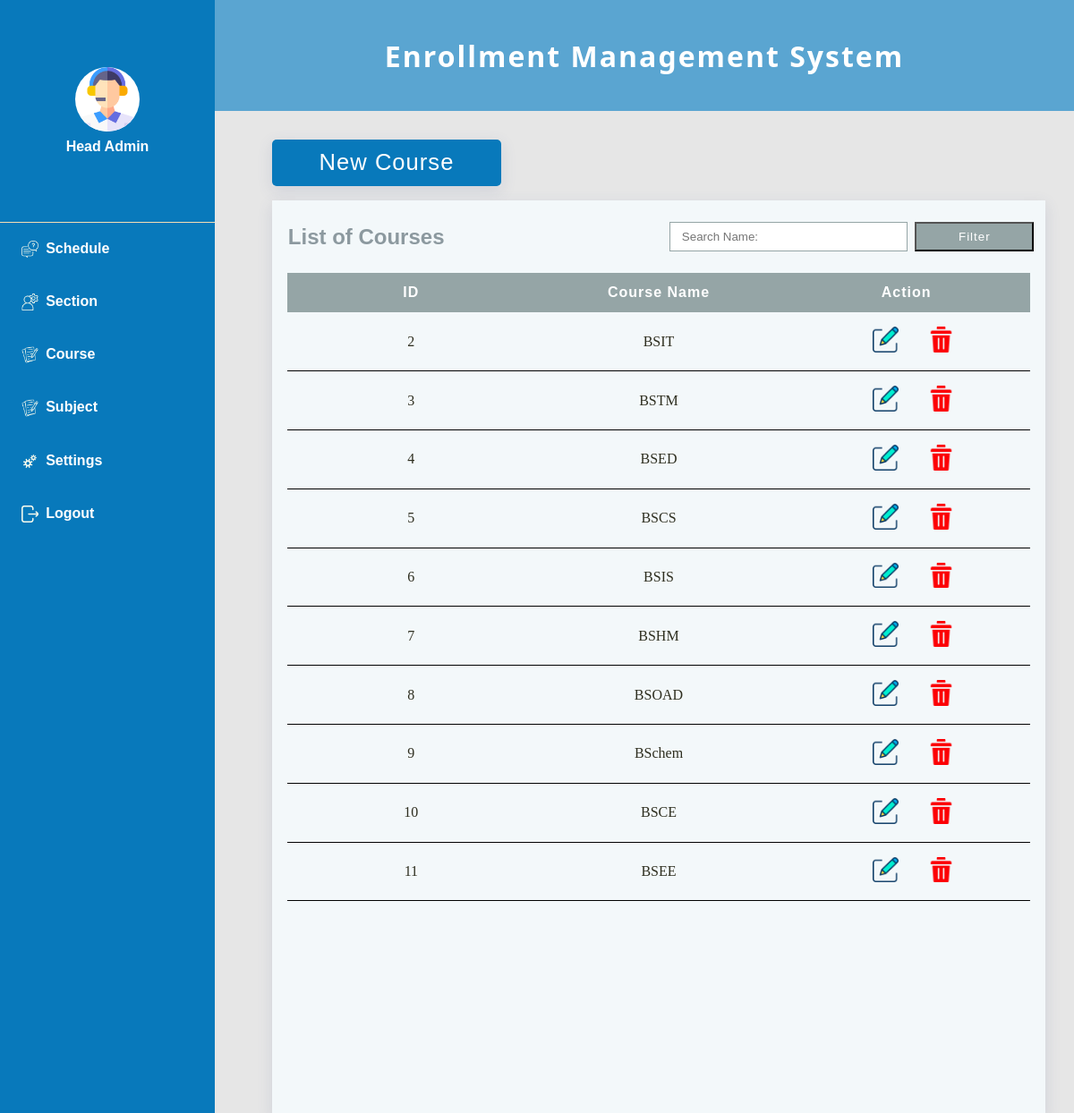
Page /Head_admin/Course/course.php (signed in) on the committed database.
### tables this page shows
CREATE TABLE `tbl_course` (
  `course_id` int(11) NOT NULL,
  `course_name` varchar(50) NOT NULL,
  `course_description` varchar(255) NOT NULL
);

### Connection/connection.php (called while the page is built, shortened)
<?php
class DatabaseConnection {
    private $host = "localhost";
    private $dbname = "enrollment_system";
    private $username = "root";
    private $password = "";
    public function __construct() {
        try {
            $this->conn = new PDO("mysql:host={$this->host};dbname={$this->dbname}",$this->username, $this->password);
        } catch (PDOException $erro) {
                echo "Connection failed: " . $erro->getMessage();
        }
    }
}
?>

### Head_admin/Course/course_backend.php (called while the page is built, shortened)
<?php
include "../../Connection/connection.php";
class Course extends DatabaseConnection{
    public function Show_Course(){
        $show_course = "SELECT * FROM `tbl_course`";
        $stmt = $this->conn->prepare($show_course);
        $stmt->execute();
        $data = $stmt->fetchAll(PDO::FETCH_ASSOC);
        return $data;
        $this->conn = null;
    }
}
?>

### Head_admin/Course/course-content.php (the view, shortened to what this page needs)
<?php
include "course_backend.php";
$select_course = new Course();
$result_list  = $select_course->Show_Course();
?>
<div class="admission-application-container">
    <div class="sub-admission-container">
        <div class="admission-header">
            <label for=""><a href="#" onclick="open_course()">New Course</a>
        </div>
        <div class="admission-content">
            <div class="admission-content-header">
                <div class="label-container">
                    <label for="">List of Courses</label>
                </div>
                <form action="inquiry.php" method="POST">
                    <input type="text" name="search_name" placeholder="Search Name: ">
                    <button type="submit" name="src-submit">Filter</button>
                </form>
            </div>
            <div class="admission-content-body">
                <table>
                    <thead>
                        <tr>
                            <th>ID</th>
                            <th >Course Name</th>
                            <th>Action</th>
                        </tr>
                    </thead>
                    <?php foreach($result_list as $data){?>
                    <tbody>
                        <tr>
                            <td><?php echo $data['course_id']; ?></td>
                            <td><?php echo $data['course_name']; ?></td>
                            <td>
                                <a href="#" onclick="update_course(
                                '<?php echo $data['course_id']; ?>',
                                '<?php echo $data['course_name']; ?>',
                                '<?php echo $data['course_description']; ?>'
                                )">
                                <img class="act-icons" src="../../Icons/edit.png" alt="" srcset=""></a>
                                <a href="course.php?course_id=<?php echo $data['course_id']; ?>"><img class="act-icons" src="../../Icons/delete.png" alt="" srcset=""></a>
                            </td>
                        </tr>
                    </tbody>
                    <?php  } ?>
                </table>
            </div>
        </div>
    </div>
</div>

### Head_admin/Layout/Layout.css (style rules this page uses)
* { box-sizing: border-box; margin: 0; padding: 0; }
html,body { height: 100%; width: 100%; }

### Head_admin/Course/course.css (style rules this page uses)
.admission-application-container { position: relative; background-color: #e6e6e6; height: 100%; width: 100%; overflow-y: auto; z-index: 1; display: flex; flex-direction: column; padding: 1em 1em 0 3em; }
.sub-admission-container { position: relative; background-color: #e6e6e6; height: 100%; width: 100%; z-index: 1; display: flex; flex-direction: column; padding: 1em 1em 0 1em; }
.admission-header { background-color: #e6e6e6; width: 100%; height: 15%; display: flex; align-items: center; }
.admission-header label { font-size: 1.6em; color: #8C999F; font-family: 'Franklin Gothic Medium', 'Arial Narrow', Arial, sans-serif; letter-spacing: 1px; box-shadow: 0 5px 16px 0 rgba(68, 88, 144, 0.14); }
.admission-content { margin: 1em 0 0 0; background-color: #F3F8FA; box-shadow: 0 5px 16px 0 rgba(68, 88, 144, 0.14); border: solid 1px #F3F8FA ; height: auto; width: 100%; }
.admission-content-header { height: 5em; width: 100%; display: flex; flex-direction: row; }
.admission-content-header > .label-container { width: 50%; height: 100%; display: flex; align-items: center; }
.admission-content-header > .label-container label { margin-left: .7em; }
.admission-content-header > form { width: 50%; height: 100%; display: flex; justify-content: center; align-items: center; flex-direction: row; gap: .5em; }
.admission-content-header > form > input { height: 2.5em; width: 20em; border: solid 1px #95A5A6; padding-left: 1em; }
.admission-content-header > form > button { height: 2.5em; width: 10em; font-size: 1.2e; letter-spacing: 1px; color: white; background-color: #95A5A6; }
.admission-content-header label { font-size: 1.5em; font-weight: 600; color: #8C999F; font-family: 'Franklin Gothic Medium', 'Arial Narrow', Arial, sans-serif; }
.admission-content-body { height: auto; width: 100%; padding: 0 1em 15em 1em; }
.admission-content-body table { position: relative; width: 100%; border-collapse: collapse; }
.admission-content-body table thead tr { background-color: #95A5A6; font-size: 1em; font-family: Arial, Helvetica, sans-serif; letter-spacing: 1px; color: white; font-weight: 600; }
.admission-content-body table thead th { width: 200px; height: 2.8em;; }
.admission-content-body table tbody tr { position: relative; text-align: center; color: #2e2e1f; cursor: pointer; height: 30px; border-bottom: solid .5px black; }
.admission-content-body tbody tr td { padding: 1em 0; font-family: Cambria, Cochin, Georgia, Times, 'Times New Roman', serif; }
.admission-content-body tbody > tr > td > a { margin: 0 .4em; }
.admission-header > label >a { height: 2em; width: 10em; display: flex; justify-content: center; align-items: center; text-decoration: none; color: white; background-color: #0879BB; border-radius: 5px; }
.act-icons { height: 1.8em; margin-left: 1em; }

### rows in the picture
tbl_course: course_id "2", course_name "BSIT"
tbl_course: course_id "3", course_name "BSTM"
tbl_course: course_id "4", course_name "BSED"
tbl_course: course_id "5", course_name "BSCS"
tbl_course: course_id "6", course_name "BSIS"
tbl_course: course_id "7", course_name "BSHM"
tbl_course: course_id "8", course_name "BSOAD"
tbl_course: course_id "9", course_name "BSchem"
tbl_course: course_id "10", course_name "BSCE"
tbl_course: course_id "11", course_name "BSEE"
